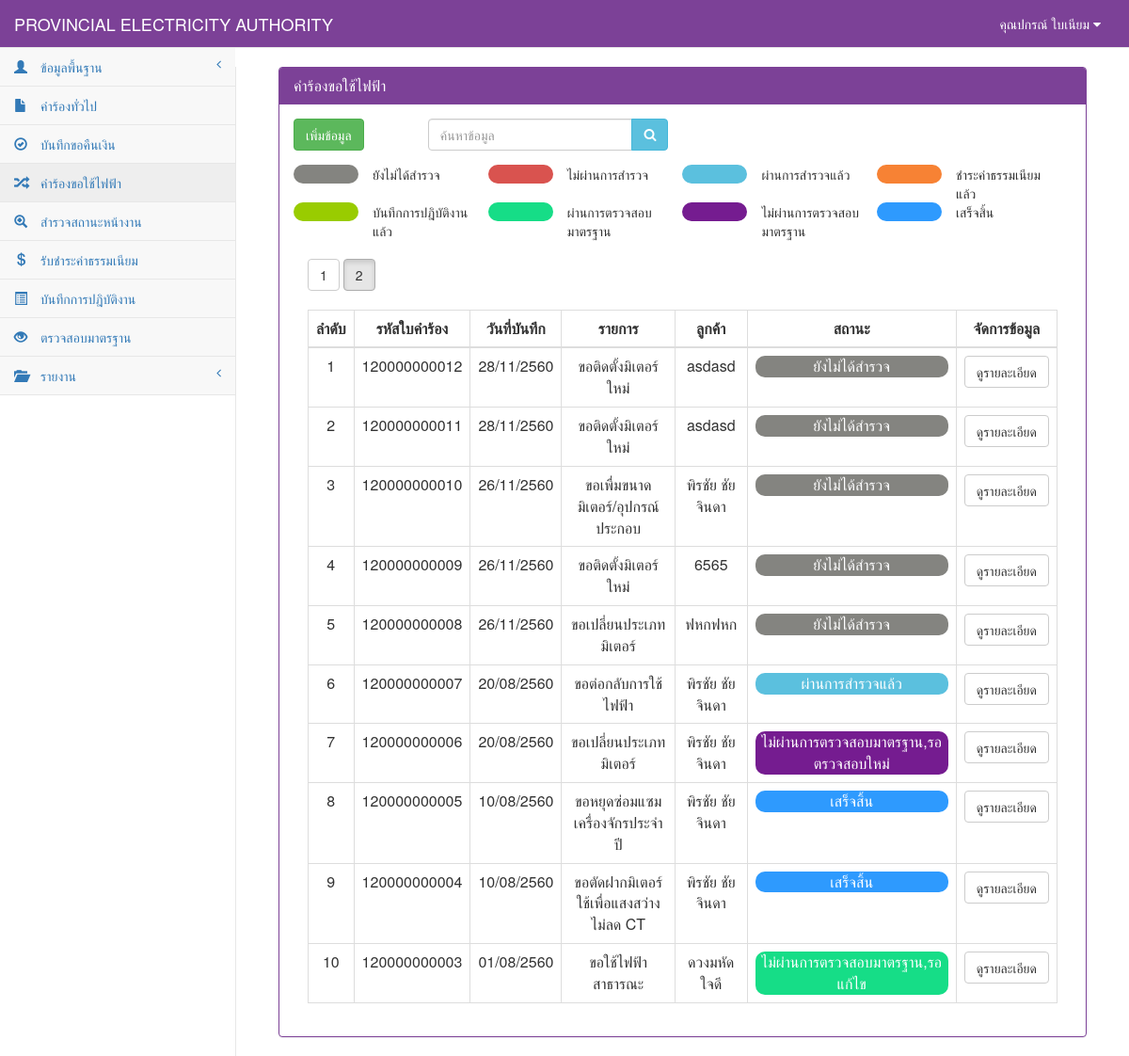
/RequestElectricity_show.php (signed in), run on the app's committed database.
### tables this page shows
CREATE TABLE `tb_user` (
  `user_id` char(13) NOT NULL,
  `user_code` char(13) NOT NULL,
  `user_first` int(1) NOT NULL,
  `user_name` varchar(50) NOT NULL,
  `user_last` varchar(50) NOT NULL,
  `user_add` text NOT NULL,
  `user_tel` char(10) NOT NULL,
  `user_pos` int(1) NOT NULL,
  `user_pass` varchar(12) NOT NULL,
  PRIMARY KEY  (`user_id`)
);

CREATE TABLE `tb_electricity` (
  `re_id` char(12) NOT NULL,
  `re_date` date NOT NULL,
  `re_branch` varchar(50) NOT NULL,
  `user_id` char(13) NOT NULL,
  `cus_id` char(13) NOT NULL,
  `re_place_type` int(1) NOT NULL,
  `re_place_other` varchar(50) NOT NULL,
  `re_place_name` varchar(50) NOT NULL,
  `re_place_homeid` varchar(20) NOT NULL,
  `re_place_number` varchar(20) NOT NULL,
  `re_place_village` varchar(20) NOT NULL,
  `re_place_room` varchar(10) NOT NULL,
  `re_place_floor` varchar(5) NOT NULL,
  `re_place_alley` varchar(50) NOT NULL,
  `re_place_alleyway` varchar(50) NOT NULL,
  `re_place_road` varchar(50) NOT NULL,
  `re_place_villno` varchar(2) NOT NULL,
  `re_place_district` varchar(30) NOT NULL,
  `re_place_canton` varchar(30) NOT NULL,
  `re_place_province` varchar(30) NOT NULL,
  `re_place_post` varchar(10) NOT NULL,
  `re_place_tel` char(10) NOT NULL,
  `re_place_fax` char(10) NOT NULL,
  `re_place_email` varchar(30) NOT NULL,
  `re_place_service` varchar(10) NOT NULL,
  `re_contact_place` varchar(100) NOT NULL,
  `re_contact_homeid` varchar(20) NOT NULL,
  `re_contact_number` varchar(20) NOT NULL,
  `re_contact_village` varchar(20) NOT NULL,
  `re_contact_room` varchar(10) NOT NULL,
  `re_contact_floor` varchar(5) NOT NULL,
  `re_contact_alley` varchar(50) NOT NULL,
  `re_contact_alleyway` varchar(50) NOT NULL,
  `re_contact_road` varchar(50) NOT NULL,
  `re_contact_villno` varchar(2) NOT NULL,
  `re_contact_district` varchar(30) NOT NULL,
  `re_contact_canton` varchar(30) NOT NULL,
  `re_contact_province` varchar(30) NOT NULL,
  `re_contact_post` varchar(10) NOT NULL,
  `re_contact_tel` char(10) NOT NULL,
  `re_contact_fax` char(10) NOT NULL,
  `re_contact_email` varchar(30) NOT NULL,
  `re_want_type` int(2) NOT NULL,
  `re_want_other` varchar(100) NOT NULL,
  `re_detail` varchar(100) NOT NULL,
  `re_use_type` int(1) NOT NULL,
  `re_use_other` varchar(255) NOT NULL,
  `re_dateset` date NOT NULL,
  `re_keep_type` int(1) NOT NULL,
  `re_keep_name` varchar(255) NOT NULL,
  `re_keep_homeid` varchar(20) NOT NULL,
  `re_keep_number` varchar(20) NOT NULL,
  `re_keep_village` varchar(20) NOT NULL,
  `re_keep_room` varchar(20) NOT NULL,
  `re_keep_floor` varchar(5) NOT NULL,
  `re_keep_alley` varchar(50) NOT NULL,
  `re_keep_alleyway` varchar(50) NOT NULL,
  `re_keep_road` varchar(50) NOT NULL,
  `re_keep_villno` varchar(2) NOT NULL,
  `re_keep_district` varchar(30) NOT NULL,
  `re_keep_canton` varchar(30) NOT NULL,
  `re_keep_province` varchar(30) NOT NULL,
  `re_keep_post` varchar(10) NOT NULL,
  `re_keep_tel` char(10) NOT NULL,
  `re_keep_fax` char(10) NOT NULL,
  `re_keep_email` varchar(30) NOT NULL,
  `re_picture` varchar(255) NOT NULL,
  `re_status` int(1) NOT NULL,
  PRIMARY KEY  (`re_id`)
);

CREATE TABLE `tb_customer` (
  `cus_id` char(13) NOT NULL,
  `cus_first` int(2) NOT NULL,
  `cus_name` varchar(50) NOT NULL,
  `cus_type` varchar(30) NOT NULL,
  `cus_code` char(9) NOT NULL,
  `cus_tax` char(13) NOT NULL,
  `cus_homeid` varchar(20) NOT NULL,
  `cus_number` varchar(20) NOT NULL,
  `cus_village` varchar(20) NOT NULL,
  `cus_room` varchar(10) NOT NULL,
  `cus_floor` varchar(5) NOT NULL,
  `cus_alley` varchar(50) NOT NULL,
  `cus_alleyway` varchar(50) NOT NULL,
  `cus_road` varchar(50) NOT NULL,
  `cus_vilno` varchar(2) NOT NULL,
  `cus_district` varchar(30) NOT NULL,
  `cus_canton` varchar(30) NOT NULL,
  `cus_province` varchar(30) NOT NULL,
  `cus_post` varchar(10) NOT NULL,
  `cus_tel` char(10) NOT NULL,
  `cus_fax` char(10) NOT NULL,
  `cus_email` varchar(30) NOT NULL,
  PRIMARY KEY  (`cus_id`)
);

### RequestElectricity_show.php (the view, shortened to what the rows shown need)
<?php
include "connect_db.php";
function Dateim($mydate){
    $d=split("-",$mydate);
    $mydate=$d[2]."/".$d[1]."/".($d[0]+543);
    return "$mydate";
}
?>
<!DOCTYPE html>
<html>
<head>
    <link href="vendor/bootstrap/css/bootstrap.css" rel="stylesheet">
    <link href="vendor/metisMenu/metisMenu.css" rel="stylesheet">
    <link href="dist/css/sb-admin-2.css" rel="stylesheet">
    <link href="vendor/font-awesome/css/font-awesome.css" rel="stylesheet" type="text/css">
</head>
<body>
<?php include "header.php";?>
<?php
    include"sidebar.php";
?>
    <div id="page-wrapper">
        <div class="col-sm-12 ">
            <div class="panel panel-primary">
                <div class="panel-heading">
                    <h2 class="panel-title">คำร้องขอใช้ไฟฟ้า</h2>
                </div>
            <div class="panel-body">
                <br>
            <div class="col-sm-12">
                <div class="table-responsive">
                    ?> <br><br>
                    <table width="100%" class="table table-bordered table-hover">
                        <thead>
                            <tr>
                                <th class=" text-center" >ลำดับ</th>
                                <th class=" text-center" >รหัสใบคำร้อง</th>
                                <th class=" text-center" >วันที่บันทึก</th>
                                <th class=" text-center" >รายการ</th>
                                <th class=" text-center" >ลูกค้า</th>
                                <th class=" text-center" style="min-width: 200">สถานะ</th>
                                <th class=" text-center">จัดการข้อมูล</th>
                            </tr>
                        </thead>
                            <tbody>
                            <?php
                                if($_GET[start]=="" || $_GET[start]=="1"){
                                        $page="0";
                                }else{
                                        $page=($_GET[start]-1)*$limit;
                                }
                                $sql="select * from tb_electricity where re_id like '%".$_POST[search]."%' order by re_id desc limit $page,$limit";
                                $result=mysql_db_query($dbname,$sql);
                                    if(mysql_num_rows($result)>0){
                                        while($array=mysql_fetch_array($result)){
                                            $page++;
                                            $sqlcus="select * from tb_customer where cus_id='".$array[cus_id]."'";
                                            $resultcus=mysql_db_query($dbname,$sqlcus);
                                            $arraycus=mysql_fetch_array($resultcus);
                                            if ($array[re_want_type] == 0) {
                                                $want = "ขอติดตั้งมิเตอร์ใหม่";
                                            } elseif ($array[re_want_type] == 1) {
                                                $want = "ขอตัดฝากมิเตอร์โดยไม่ใช้ไฟฟ้า";
                                            } elseif ($array[re_want_type] == 2) {
                                                $want = "ขอต่อกลับการใช้ไฟฟ้า";
                                            } elseif ($array[re_want_type] == 3) {
                                                $want = "ขอเพื่มขนาดมิเตอร์/อุปกรณ์ประกอบ";
                                            } elseif ($array[re_want_type] == 4) {
                                                $want = "ขอเปลี่ยนประเภทมิเตอร์";
                                            } elseif ($array[re_want_type] == 5) {
                                                $want = "ขอหยุดซ่อมแซมเครื่องจักรประจำปี";
                                            } elseif ($array[re_want_type] == 6) {
                                                $want = "ขอใช้ไฟฟ้าชั่วคราวแบบเหมาจ่าย";
                                            } elseif ($array[re_want_type] == 7) {
                                                $want = "ขอติดตั้งไฟฟ้าชั่วคราว";
                                            } elseif ($array[re_want_type] == 8) {
                                                $want = "ขอตัดฝากมิเตอร์ใช้เพื่อแสงสว่างไม่ลด CT";
                                            } elseif ($array[re_want_type] == 9) {
                                                $want = "ขอยกเลิกเลิกการใช้ไฟฟ้า";
                                            } elseif ($array[re_want_type] == 10) {
                                                $want = "ชอลดขนาดมิเตอร์/อุปกรณ์ประกอบ";
                                            } elseif ($array[re_want_type] == 11) {
                                                $want = "ขอใช้ไฟฟ้าสาธารณะ";
                                            } elseif ($array[re_want_type] == 12) {
                                                $want = "ขอตัดมิเตอร์ใช้เพื่อแสงสว่างลด CT";
                                            } elseif ($array[re_want_type] == 13) {
                                                $want = "ขอย้ายจุดติดตั้งมิเตอร์/อุปกรณ์ประกอบ";
                                            } elseif ($array[re_want_type] == 14) {
                                                $want = "ขอเปลี่ยนมิเตอร์กรณีชำรุด";
                                            } elseif ($array[re_want_type] == 15) {
                                                $want = "ขอใช้ไฟฟ้าตู้โทรศัพท์ต่อตรง";
                                            } elseif ($array[re_want_type] == 16) {
                                                $want = $array[re_place_other];
                                            }
                                            if($array[re_status]==0){
                                                $label="ยังไม่ได้สำรวจ";
                                                $status="#848480";
                                            }elseif($array[re_status]==1){
                                               $status="#5bc0de";
                                               $label="ผ่านการสำรวจแล้ว";
                                            }elseif($array[re_status]==2){
                                               $status="#F78234";
                                               $label="ชำระค่าธรรมเนียมแล้ว";
                                            }elseif($array[re_status]==3){
                                               $status="#99cc00";
                                               $label="บันทึกการปฎิบัติงานแล้ว";
                                            }elseif($array[re_status]==4){
                                               $status="#16DD87";
                                               $label="ไม่ผ่านการตรวจสอบมาตรฐาน,รอแก้ไข";
                                            }elseif($array[re_status]==5){
                                               $status="#751C90";
                                               $label="ไม่ผ่านการตรวจสอบมาตรฐาน,รอตรวจสอบใหม่";
                                            }elseif($array[re_status]==6){
                                               $status="#2E9AFE";
                                               $label="เสร็จสิ้น";
                                            }elseif($array[re_status]==9){
                                               $status="#d9534f";
                                               $label="ไม่ผ่านการสำรวจ";
                                            }
                            ?>
                                    <tr>
                                        <td class="text-center"><?=$page?></td>
                                            <td class=" text-center"><?=$array[re_id]?></td>
                                            <td class=" text-center"><?= Dateim($array[re_date]);?></td>
                                            <td class=" text-center"><?=$want?></td>
                                            <td class="text-center"><?=$arraycus[cus_name]?></td>
                                            <td class="text-center"><div style="border-radius:10px; background-color: <?=$status?>; color: white;"><?=$label?></div></td>
                                            <td align="center">
                                                <div class="btn-group">
                                                    <a class="btn btn-default" href="RequestElectricity_detail.php?re_id=<?=$array[re_id]?>">ดูรายละเอียด</a>
                                                </div>
                                            </td>
                                    </tr>
                                    <?php
                                        }
                                            }else{
                                    ?>
                                    <tr><td colspan="7" align="center">ไม่พบข้อมูล</td></tr>
                                    <?
                                            }
                                    ?>
                            </tbody>
                    </table>
                </div>
            </div>
        </div>
        </div>
    </div>
</div>
</body>
</html>

### header.php (shortened to what the rows shown need)
<?php
$sqluser="select *from tb_user where user_id='".$_SESSION[loginid]."'";
$reuser=mysql_db_query($dbname,$sqluser);
$user=mysql_fetch_array($reuser);
?>
<nav style="background-color:#7c4197;" class="navbar navbar-default navbar-static-top" role="navigation" style="margin-bottom: 0" >
            <ul class="nav navbar-top-links navbar-right" >
                 <li class="dropdown">
                     <a style="color: White" class="dropdown-toggle" data-toggle="dropdown" href="#">
                        คุณ<?=$user[user_name]?> <?=$user[user_last]?>
                        <i class="fa fa-caret-down"></i>
                    </a>
                </li>
            </ul>

### data on the page
tb_user: user_name "ปกรณ์", user_last "ใบเนียม"
tb_electricity: array "120000000012", array "28/11/2560", want "ขอติดตั้งมิเตอร์ใหม่", cus.cus_name "asdasd", label "ยังไม่ได้สำรวจ"
tb_electricity: array "120000000011", array "28/11/2560", want "ขอติดตั้งมิเตอร์ใหม่", cus.cus_name "asdasd", label "ยังไม่ได้สำรวจ"
tb_electricity: array "120000000010", array "26/11/2560", want "ขอเพื่มขนาดมิเตอร์/อุปกรณ์ประกอบ", cus.cus_name "พิรชัย ชัยจินดา", label "ยังไม่ได้สำรวจ"
tb_electricity: array "120000000009", array "26/11/2560", want "ขอติดตั้งมิเตอร์ใหม่", cus.cus_name "6565", label "ยังไม่ได้สำรวจ"
tb_electricity: array "120000000008", array "26/11/2560", want "ขอเปลี่ยนประเภทมิเตอร์", cus.cus_name "ฟหกฟหก", label "ยังไม่ได้สำรวจ"
tb_electricity: array "120000000007", array "20/08/2560", want "ขอต่อกลับการใช้ไฟฟ้า", cus.cus_name "พิรชัย ชัยจินดา", label "ผ่านการสำรวจแล้ว"
tb_electricity: array "120000000006", array "20/08/2560", want "ขอเปลี่ยนประเภทมิเตอร์", cus.cus_name "พิรชัย ชัยจินดา", label "ไม่ผ่านการตรวจสอบมาตรฐาน,รอตรวจสอบใหม่"
tb_electricity: array "120000000005", array "10/08/2560", want "ขอหยุดซ่อมแซมเครื่องจักรประจำปี", cus.cus_name "พิรชัย ชัยจินดา", label "เสร็จสิ้น"
tb_electricity: array "120000000004", array "10/08/2560", want "ขอตัดฝากมิเตอร์ใช้เพื่อแสงสว่างไม่ลด CT", cus.cus_name "พิรชัย ชัยจินดา", label "เสร็จสิ้น"
tb_electricity: array "120000000003", array "01/08/2560", want "ขอใช้ไฟฟ้าสาธารณะ", cus.cus_name "ดวงมหัด ใจดี", label "ไม่ผ่านการตรวจสอบมาตรฐาน,รอแก้ไข"
